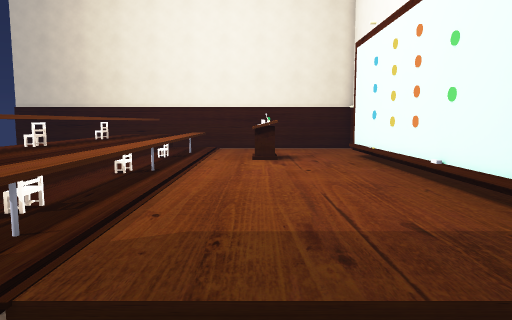
View 1 (above)

12 first-person views from a walk through a level from a Godot 3-D game. The camera is 1.5 m above the floor, tilts 6° down and sees 70° across. The floor is counted in squares, 1 m on a side. Each view is taken from the middle of a square. On the plan, view 1 faces up. The plan holds only what a view shows up to about 16 squares ahead; the rest is blank. The place goes on beyond the plan. Some surface patterns are stand-ins.

View 2
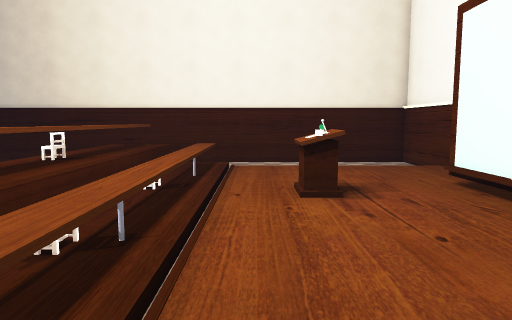

View 3
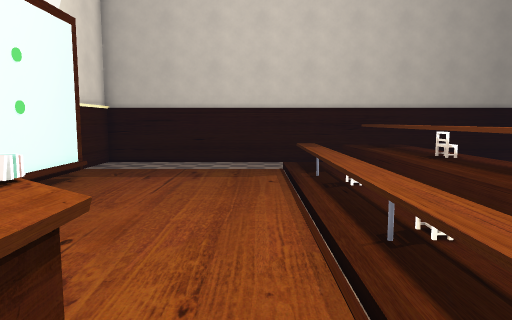

View 4
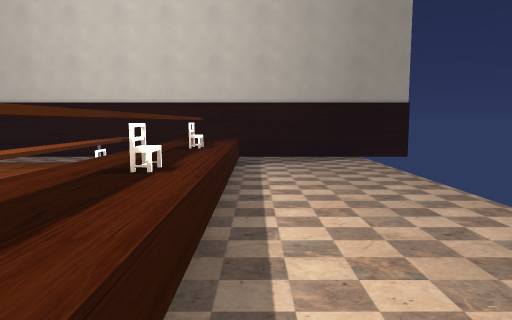

View 5
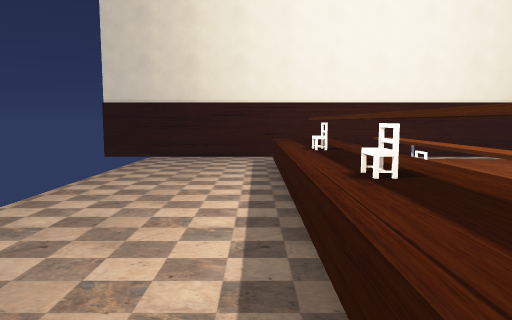

View 6
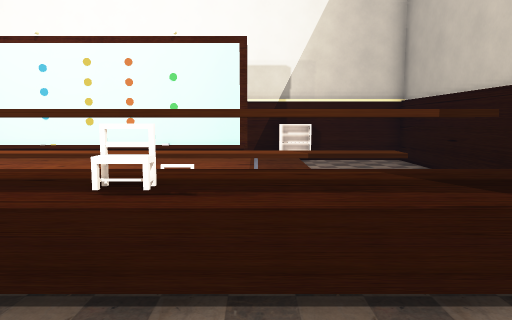

View 7
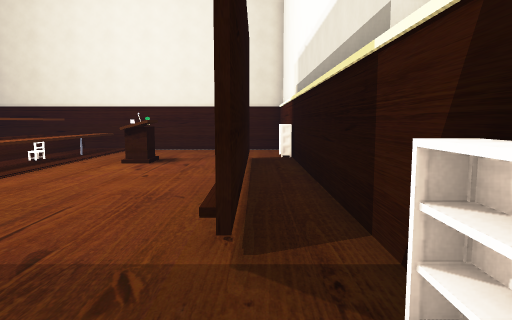

View 8
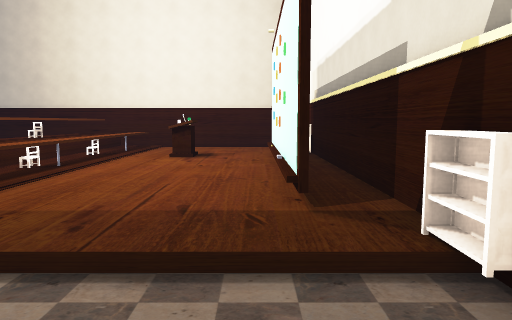

View 9
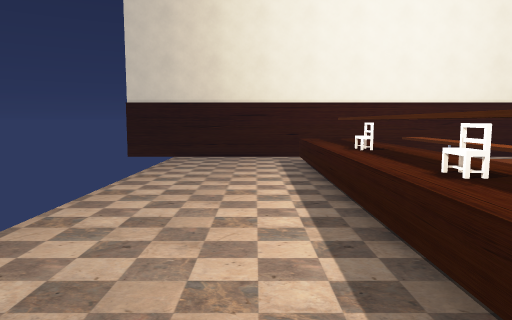

View 10
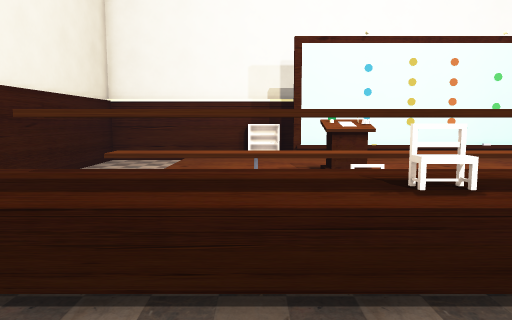

View 11
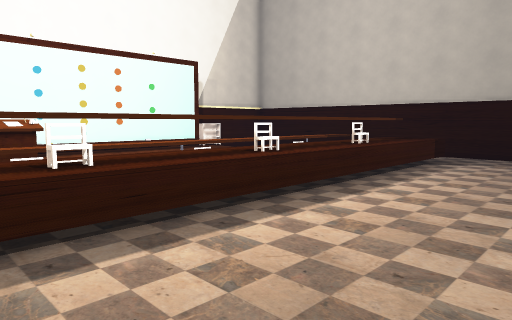

View 12
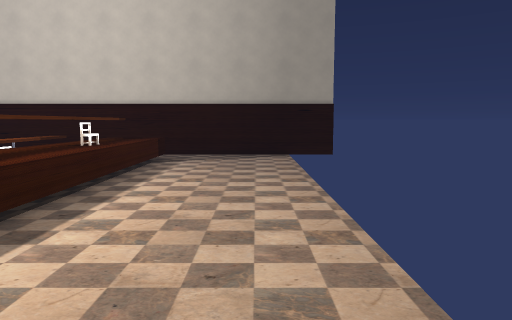

### Floor plan
Key: @ floor where view 1 was taken; # wall or solid block; . main floor; : floor 0.25 m higher than the main floor; / step, stairs or slope; ^ raised ledge; B bench; K bookshelf.
Columns run from 12 left of view 1 to 6 right of it. Each row starts with its distance up from view 1.
 21 ###################
 20  ......   ........#
 19  ......   ...  ...#
 18  .....^^^:/    ...#
 17  .....^^^^/:::::::#
 16  .....^^^^/:::::::#
 15  .....^^^^/::::::K
 14  .....^^^^/::::::##
 13  .....BB^^/:^:::#:#
 12  .....^^^^/:^:::#:#
 11  .....^^^^/:::::#:#
 10  .....^^^^/:::::#:#
  9  .....BB^^/:::::#:#
  8  .....^^^^/:::::#:#
  7  .....^^^^/:::::#:#
  6  .....^^^^/:::::#:#
  5  .....BB^^/:::::#:#
  4  .....^^^^/:::::::#
  3  .....^^^^/::::::K
  2  .....^^^^/  ....K
  1  .....^^^:/.......#
  0  ......   ..@.....#
 -1  ......   ........#
 -2 ###################

Where each view was taken, in squares from view 1:
view 1: 0 up, 0 right, facing up
view 2: 5 up, 1 left, facing up
view 3: 14 up, 1 left, facing down
view 4: 14 up, 7 left, facing down
view 5: 5 up, 7 left, facing up
view 6: 4 up, 9 left, facing right
view 7: 1 up, 4 right, facing up
view 8: 1 down, 3 right, facing up
view 9: 5 up, 8 left, facing up
view 10: 15 up, 9 left, facing right
view 11: 15 up, 11 left, facing down-right
view 12: 15 up, 10 left, facing down
